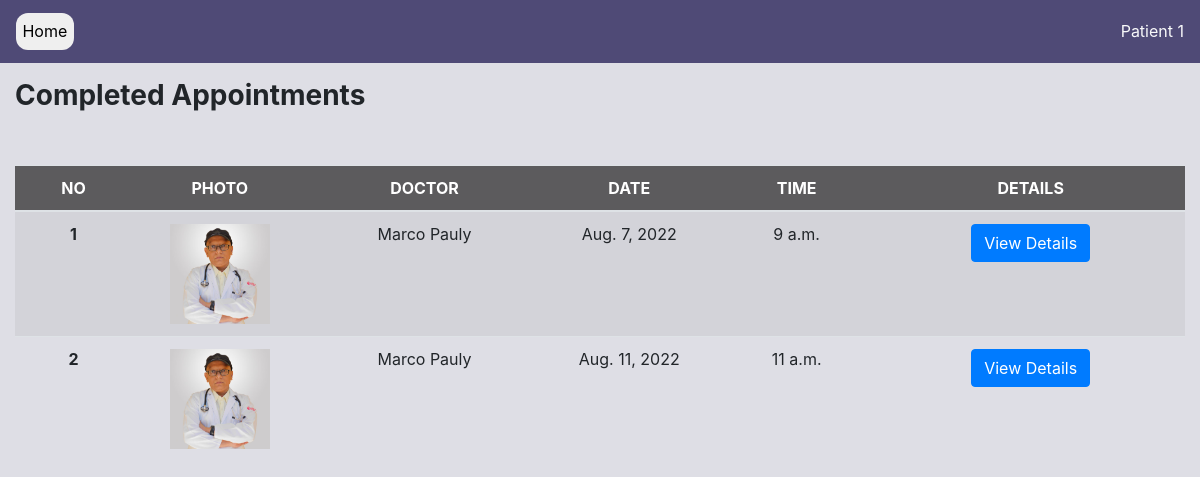
The app's page /patient-completed-appointment (signed in) with its own data.
### accounts/models.py (models this page shows, shortened)
class User(AbstractUser):
    DOCTOR = 'D'
    PATIENT = 'P'
    USER_TYPES = [
        (DOCTOR, 'Doctor'),
        (PATIENT, 'Patient'),
    ]
    MALE = 'M'
    FEMALE = 'F'
    OTHER = 'O'
    PREFER_NOT_TO_SAY = 'N'
    GENDER = [
        (MALE, 'Male'),
        (FEMALE, 'Female'),
        (OTHER, 'Other'),
        (PREFER_NOT_TO_SAY, 'Prefer not to say')
    ]
    class Meta:
        db_table = 'user'
    user_type = models.CharField(choices=USER_TYPES, max_length=1, default=PATIENT)
    gender = models.CharField(choices=GENDER,  max_length=1, default=PREFER_NOT_TO_SAY)
    phone = PhoneNumberField(null=True, blank=True)
    def is_patient(self):
        if self.user_type == 'P':
            return True
        return False

### appointment/models.py (models this page shows, shortened)
class Appointment(models.Model):
    TIME_SLOT = [
    (1, '9:00-10:00'),
    (2, '10:00-11:00'),
    (3, '11:00-12:00'),
    (4, '13:00-14:00'),
    ]
    doctor = models.ForeignKey(User,on_delete=models.CASCADE, limit_choices_to={'user_type': 'D'}, related_name='doctor')
    patient = models.ForeignKey(User,on_delete=models.CASCADE, limit_choices_to={'user_type': 'P'})
    date =  models.DateField()
    start_time = models.TimeField(null=True)
    end_time = models.TimeField(null=True)
    reason = models.TextField()
    status = models.BooleanField(default=False)
    class Meta:
        db_table = 'appointment'
        constraints = [
            models.UniqueConstraint(fields=['patient', 'doctor', 'date'], name='unique_booking')
        ]
        ordering = ['date', 'start_time']

### profiles/models.py (models this page shows, shortened)
class DoctorProfile(models.Model):
    class Meta:
        db_table = 'doctor_profile'
    user = models.OneToOneField(
        User, on_delete=models.CASCADE,
        primary_key=True, limit_choices_to={'user_type': 'D'},
        related_name='docprofile', #* related_name is used to give alternate name to the reverse relationship
        )
    profile_pic = models.ImageField(upload_to='images/profiles/doctors') #TODO Change directory to /images/doctor/username
    qualification = models.CharField(max_length=100, blank=True, null=True)
    department = models.ForeignKey(Department, on_delete=models.CASCADE)

### appointment/views.py (the view)
# urls.py: path('patient-completed-appointment', views.patient_completed_appointment, name='patient-completed-appointment'),
def patient_completed_appointment(request):
    context = {}
    user = request.user
    if not user.is_patient():
        return HttpResponse("NOT ALLOWED")
    appointments = Appointment.objects.filter(patient=user, status=True)
    context = {'appointments':appointments}
    return render(request, 'patient-completed-appointment.html', context=context)

### PMS/context_processors.py (called while the page is built)
def get_departments(request):
    departments = Department.objects.all()
    return {'departments': departments}

def get_time_slots(request):
    time_slot = Appointment.TIME_SLOT
    return {"time_slot": time_slot}

### appointment/templates/patient-completed-appointment.html (shortened to what this page needs)
{% load static %}
{% load bootstrap4 %}
<!DOCTYPE html>
<html>
    <head>
        <link rel="stylesheet" href="https://cdn.jsdelivr.net/npm/bootstrap@4.0.0/dist/css/bootstrap.min.css">
    </head>
    <body>
        {% include 'navbar-simple.html' %}
        <section style="height: auto;">
            <div class="container-fluid">
                <div class="row pt-3" style="background-color: #8889a347;">
                    <div class="col-md-6" style="align-items: center;"><h3><b>Completed Appointments</b></h3></div>
                <br>
                <br>
                <br>
                    <div class="col-md-12" style="align-items: center;">
                        <div class="table-responsive table-striped">
                            <table class="table table-hover">
                              <thead class="thead">
                                <tr>
                                  <th scope="col" width="10%">NO</th>
                                  <th scope="col" width="15%">PHOTO</th>
                                  <th scope="col" width="20%">DOCTOR</th>
                                  <th scope="col" width="15%">DATE</th>
                                  <th scope="col">TIME</th>
                                  <th scope="col">DETAILS</th>
                                </tr>
                              </thead>
                        <tbody>
{% for appointment in appointments %}
                                <tr>
                                    <th scope="row">{{forloop.counter}}</th>
                                    <td>
                                        {%if appointment.doctor.docprofile.profile_pic %}
                                            <img src="{{appointment.doctor.docprofile.profile_pic.url}}" class="photo">
                                        {% else %}
                                            <img src="{% static 'images\doctor_default.jpg' %}" class="photo">
                                        {% endif %}
                                    </td>
                                    <td>{{appointment.doctor.get_full_name}}</td>
                                    <td>{{appointment.date}}</td>
                                    <td>{{appointment.start_time}}</td>
                                    <td>
                                        <form action="{% url 'appointment:past-prescription' %}" method="post">
                                            <button class="btn btn-primary" type="submit" name="app_id" value={{appointment.id}}>View Details</button>
                                        </form>
                                    </td>
                                </tr>
{% endfor %}
                            </tbody>
                          </table>
                    </div>
                </div>
            </div>
        </section>
    </body>
</html>

### templates/navbar-simple.html (shortened to what this page needs)
<nav class="navbar navbar-expand-lg bg-dark">
    <a class="navbar-brand" href="{% url 'accounts:home'%}">
      <button class="button">Home</button>
    </a>
        <ul class="navbar-nav ml-auto">
            <li class="nav-item">
                <p class="text-light mb-0">{{user.get_full_name}}</p>
            </li>
        </ul>
</nav>

### templates/navbar-simple.html (style rules this page uses)
.bg-dark { background-color: #4c4774fa !important; }
.button { border-radius: 12px; border: 2px; font-size: 1rem; padding: 0.4rem; }

### appointment/templates/patient-completed-appointment.html (style rules this page uses)
table { margin-top: 14px; }
th, td { text-align: center; }
.table .thead { color: #fff; background-color: #5c5b5d; }
.photo { width: 100px; }

### records on screen
User: get_full_name "Patient 1"
Appointment: doctor.docprofile.profile_pic (picture), doctor.get_full_name "Marco Pauly", date "Aug. 7, 2022", start_time "9 a.m.", {{ appointment.id }} 2 (drawn)
Appointment: doctor.docprofile.profile_pic (picture), doctor.get_full_name "Marco Pauly", date "Aug. 11, 2022", start_time "11 a.m.", {{ appointment.id }} 14 (drawn)
